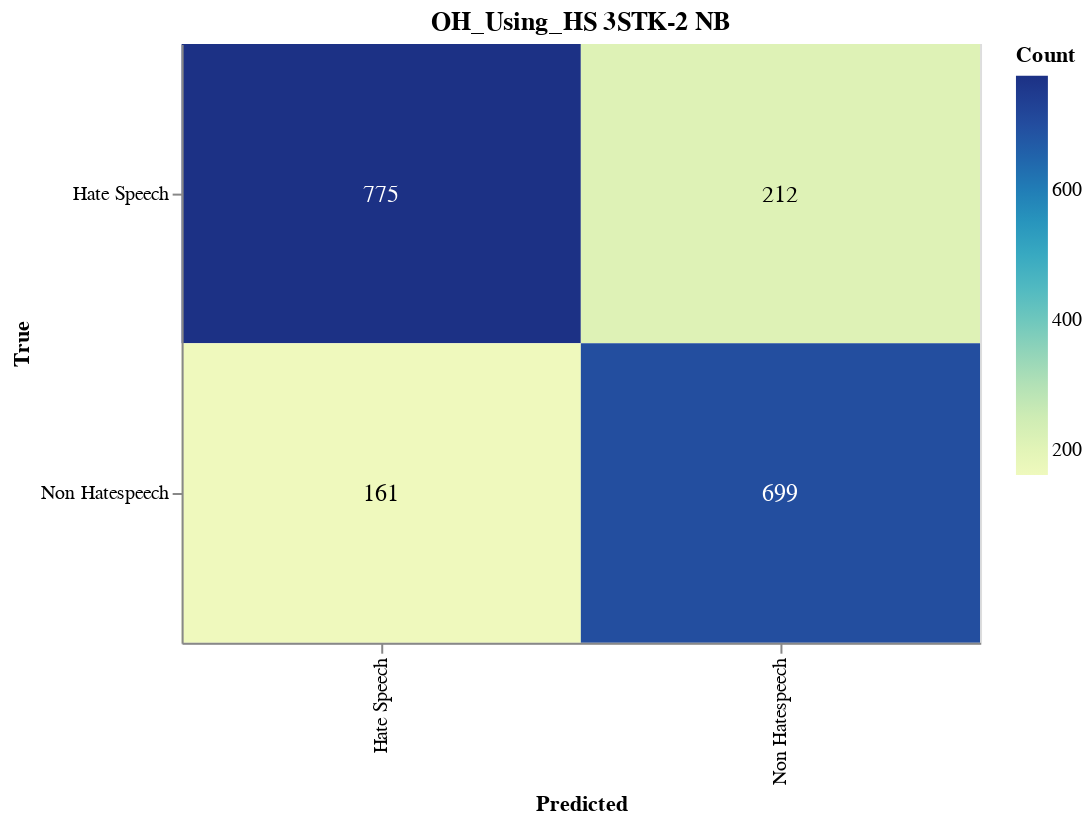

The notebook cell saved with this chart:
### Markdown cell above
#### Save CM

### Code cell
import altair as alt
import altair_saver
import pandas as pd
from sklearn.metrics import confusion_matrix

# Calculate the confusion matrix
cm = confusion_matrix(y_val, adjusted_predictions)

# Define class names
class_names = ['Hate Speech', 'Non Hatespeech']

# Convert confusion matrix to DataFrame
cm_df = pd.DataFrame(cm, index=class_names, columns=class_names).reset_index().melt(id_vars='index')
cm_df.columns = ['True', 'Predicted', 'Count']

# Ensure the order of categories
cm_df['True'] = pd.Categorical(cm_df['True'], categories=class_names, ordered=True)
cm_df['Predicted'] = pd.Categorical(cm_df['Predicted'], categories=class_names, ordered=True)

# Create the Altair plot
heatmap = alt.Chart(cm_df).mark_rect().encode(
    x=alt.X('Predicted:O', sort=class_names),
    y=alt.Y('True:O', sort=class_names),
    color='Count:Q',
    tooltip=['True', 'Predicted', 'Count']
).properties(
    width=400,
    height=300,
    title='OH_Using_HS 3STK-2 NB'
)

# Add text labels
text = heatmap.mark_text(
    align='center',
    baseline='middle',
    fontSize=12
).encode(
    text='Count:Q',
    color=alt.condition(
        alt.datum.Count > cm.max() / 2,
        alt.value('white'),
        alt.value('black')
    )
)

# Combine heatmap and text
final_chart = heatmap + text

# Display the plot
final_chart.show()

### Figure 1 — Vega-Lite specification as saved in the notebook (floating-point values rounded to 4 significant figures)
{"config": {"view": {"continuousWidth": 300, "continuousHeight": 300}}, "layer": [{"mark": {"type": "rect"}, "encoding": {"color": {"field": "Count", "type": "quantitative"}, "tooltip": [{"field": "True", "type": "ordinal"}, {"field": "Predicted", "type": "ordinal"}, {"field": "Count", "type": "quantitative"}], "x": {"field": "Predicted", "sort": ["Hate Speech", "Non Hatespeech"], "type": "ordinal"}, "y": {"field": "True", "sort": ["Hate Speech", "Non Hatespeech"], "type": "ordinal"}}, "title": "OH_Using_HS 3STK-2 NB"}, {"mark": {"type": "text", "align": "center", "baseline": "middle", "fontSize": 12}, "encoding": {"color": {"condition": {"test": "(datum.Count > 387.5)", "value": "white"}, "value": "black"}, "text": {"field": "Count", "type": "quantitative"}, "tooltip": [{"field": "True", "type": "ordinal"}, {"field": "Predicted", "type": "ordinal"}, {"field": "Count", "type": "quantitative"}], "x": {"field": "Predicted", "sort": ["Hate Speech", "Non Hatespeech"], "type": "ordinal"}, "y": {"field": "True", "sort": ["Hate Speech", "Non Hatespeech"], "type": "ordinal"}}, "title": "OH_Using_HS 3STK-2 NB"}], "data": {"name": "data-3aed9942450cf9af62f5f7d1e76a1eae"}, "height": 300, "width": 400, "$schema": "https://vega.github.io/schema/vega-lite/v5.17.0.json", "datasets": {"data-3aed9942450cf9af62f5f7d1e76a1eae": [{"True": "Hate Speech", "Predicted": "Hate Speech", "Count": 775}, {"True": "Non Hatespeech", "Predicted": "Hate Speech", "Count": 161}, {"True": "Hate Speech", "Predicted": "Non Hatespeech", "Count": 212}, {"True": "Non Hatespeech", "Predicted": "Non Hatespeech", "Count": 699}]}}
